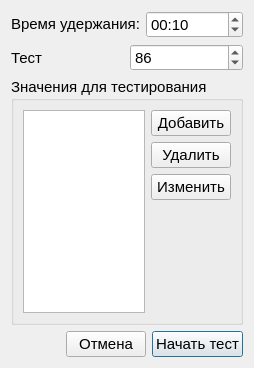
<?xml version="1.0" encoding="UTF-8"?>
<ui version="4.0">
 <class>StepTestSettings</class>
 <widget class="QDialog" name="StepTestSettings">
  <property name="geometry">
   <rect>
    <x>0</x>
    <y>0</y>
    <width>254</width>
    <height>368</height>
   </rect>
  </property>
  <property name="font">
   <font>
    <pointsize>11</pointsize>
   </font>
  </property>
  <property name="windowTitle">
   <string>Параметры тестирования</string>
  </property>
  <layout class="QVBoxLayout" name="verticalLayout_2">
   <item>
    <layout class="QHBoxLayout" name="horizontalLayout_3">
     <item>
      <widget class="QLabel" name="label">
       <property name="text">
        <string>&lt;html&gt;&lt;head/&gt;&lt;body&gt;&lt;p&gt;&lt;span style=&quot; font-size:11pt;&quot;&gt;Время удержания:&lt;/span&gt;&lt;/p&gt;&lt;/body&gt;&lt;/html&gt;</string>
       </property>
      </widget>
     </item>
     <item>
      <widget class="QTimeEdit" name="timeEdit">
       <property name="currentSection">
        <enum>QDateTimeEdit::Section::SecondSection</enum>
       </property>
       <property name="displayFormat">
        <string>mm:ss</string>
       </property>
       <property name="currentSectionIndex">
        <number>1</number>
       </property>
       <property name="time">
        <time>
         <hour>0</hour>
         <minute>0</minute>
         <second>10</second>
        </time>
       </property>
      </widget>
     </item>
    </layout>
   </item>
   <item>
    <layout class="QHBoxLayout" name="horizontalLayout_5">
     <item>
      <widget class="QLabel" name="label_3">
       <property name="text">
        <string>Тест</string>
       </property>
      </widget>
     </item>
     <item>
      <widget class="QSpinBox" name="spinBox_T_value">
       <property name="minimum">
        <number>0</number>
       </property>
       <property name="maximum">
        <number>999</number>
       </property>
       <property name="value">
        <number>86</number>
       </property>
      </widget>
     </item>
    </layout>
   </item>
   <item>
    <widget class="QGroupBox" name="groupBox_2">
     <property name="title">
      <string>Значения для тестирования</string>
     </property>
     <layout class="QHBoxLayout" name="horizontalLayout">
      <item>
       <widget class="QListWidget" name="listWidget_value">
        <property name="editTriggers">
         <set>QAbstractItemView::EditTrigger::CurrentChanged|QAbstractItemView::EditTrigger::DoubleClicked|QAbstractItemView::EditTrigger::EditKeyPressed</set>
        </property>
       </widget>
      </item>
      <item>
       <layout class="QVBoxLayout" name="verticalLayout">
        <item>
         <widget class="QPushButton" name="pushButton_add_value">
          <property name="text">
           <string>Добавить</string>
          </property>
         </widget>
        </item>
        <item>
         <widget class="QPushButton" name="pushButton_delete_value">
          <property name="text">
           <string>Удалить</string>
          </property>
         </widget>
        </item>
        <item>
         <widget class="QPushButton" name="pushButton_change_value">
          <property name="text">
           <string>Изменить</string>
          </property>
         </widget>
        </item>
        <item>
         <spacer name="verticalSpacer_2">
          <property name="orientation">
           <enum>Qt::Orientation::Vertical</enum>
          </property>
          <property name="sizeHint" stdset="0">
           <size>
            <width>20</width>
            <height>40</height>
           </size>
          </property>
         </spacer>
        </item>
       </layout>
      </item>
     </layout>
    </widget>
   </item>
   <item>
    <layout class="QHBoxLayout" name="horizontalLayout_2">
     <item>
      <spacer name="horizontalSpacer">
       <property name="orientation">
        <enum>Qt::Orientation::Horizontal</enum>
       </property>
       <property name="sizeHint" stdset="0">
        <size>
         <width>40</width>
         <height>20</height>
        </size>
       </property>
      </spacer>
     </item>
     <item>
      <widget class="QPushButton" name="pushButton_2">
       <property name="text">
        <string>Отмена</string>
       </property>
      </widget>
     </item>
     <item>
      <widget class="QPushButton" name="pushButton">
       <property name="text">
        <string>Начать тест</string>
       </property>
       <property name="default">
        <bool>true</bool>
       </property>
      </widget>
     </item>
    </layout>
   </item>
  </layout>
 </widget>
 <tabstops>
  <tabstop>timeEdit</tabstop>
  <tabstop>spinBox_T_value</tabstop>
  <tabstop>listWidget_value</tabstop>
  <tabstop>pushButton_add_value</tabstop>
  <tabstop>pushButton_delete_value</tabstop>
  <tabstop>pushButton_change_value</tabstop>
  <tabstop>pushButton_2</tabstop>
  <tabstop>pushButton</tabstop>
 </tabstops>
 <resources/>
 <connections>
  <connection>
   <sender>pushButton_2</sender>
   <signal>clicked()</signal>
   <receiver>StepTestSettings</receiver>
   <slot>reject()</slot>
   <hints>
    <hint type="sourcelabel">
     <x>127</x>
     <y>357</y>
    </hint>
    <hint type="destinationlabel">
     <x>40</x>
     <y>204</y>
    </hint>
   </hints>
  </connection>
  <connection>
   <sender>pushButton</sender>
   <signal>clicked()</signal>
   <receiver>StepTestSettings</receiver>
   <slot>accept()</slot>
   <hints>
    <hint type="sourcelabel">
     <x>232</x>
     <y>357</y>
    </hint>
    <hint type="destinationlabel">
     <x>228</x>
     <y>191</y>
    </hint>
   </hints>
  </connection>
 </connections>
</ui>
